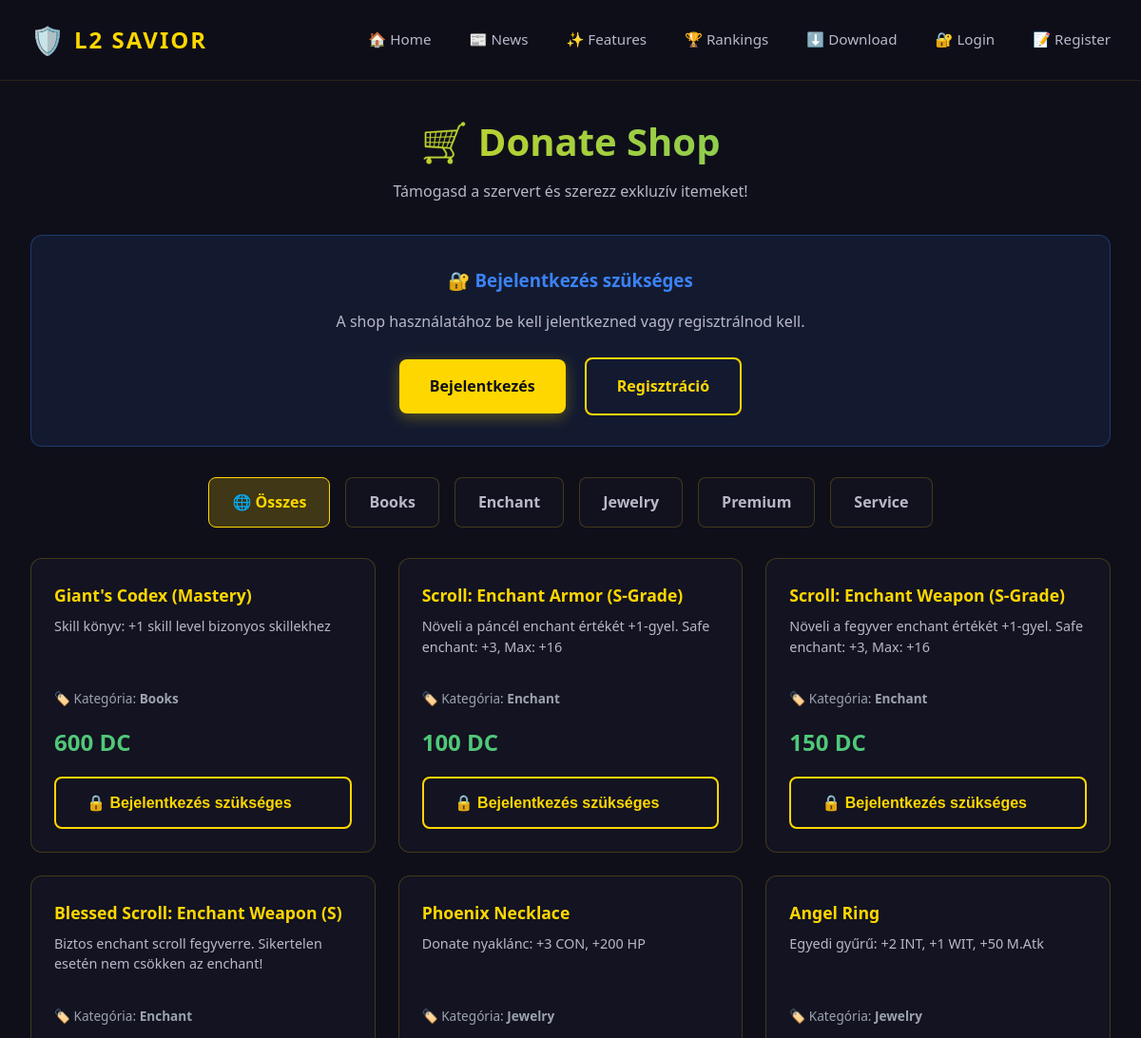
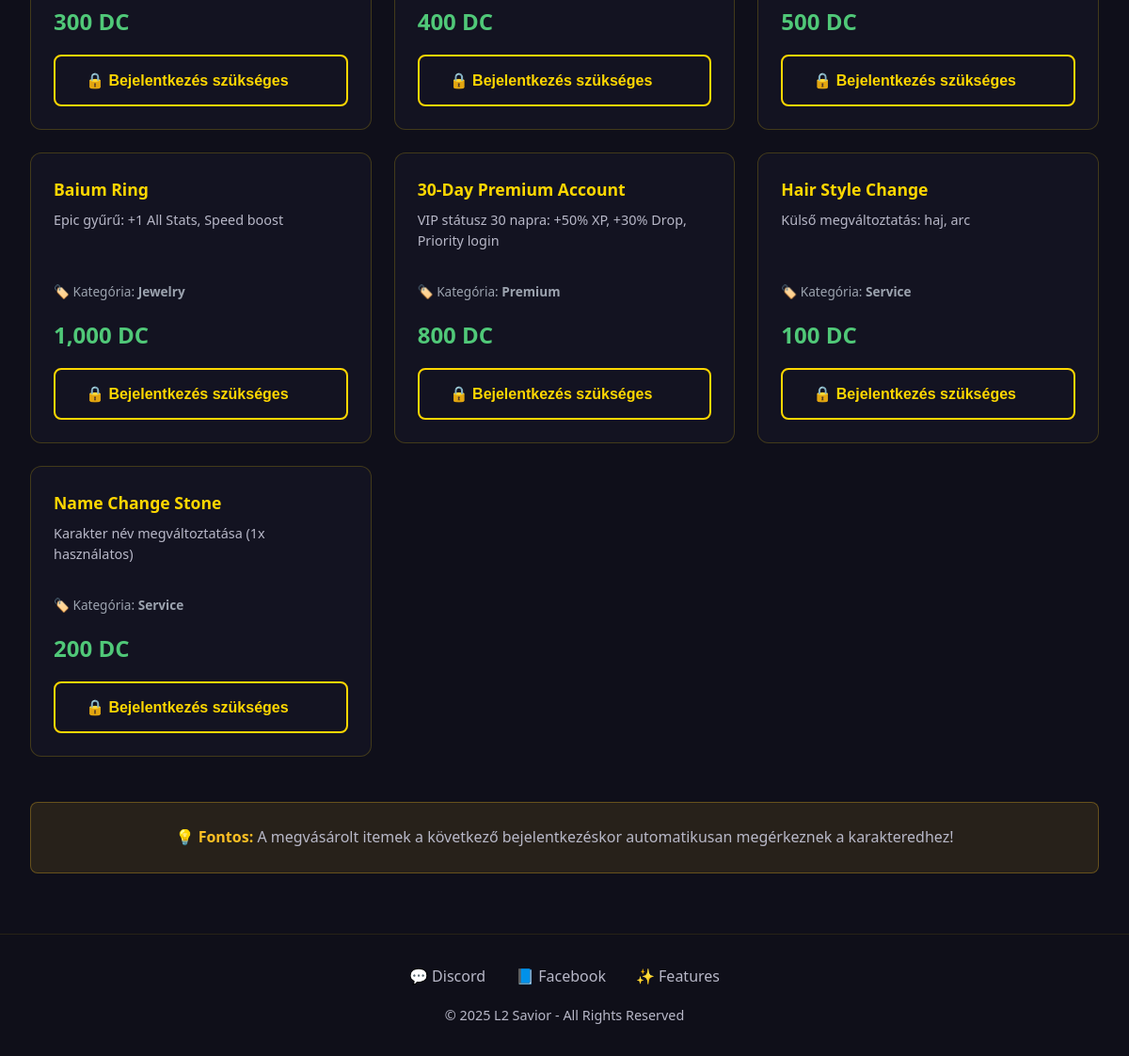
The page /shop.php on the database its author committed (2 pictures, top to bottom).
### tables this page shows
CREATE TABLE IF NOT EXISTS `shop_items` (
  `id` int(11) NOT NULL AUTO_INCREMENT,
  `item_name` varchar(100) NOT NULL,
  `description` text,
  `item_id` int(11) NOT NULL COMMENT 'L2 item ID',
  `enchant` int(11) DEFAULT 0,
  `quantity` int(11) DEFAULT 1,
  `price` int(11) NOT NULL COMMENT 'Ár donate coinban',
  `category` varchar(50) NOT NULL,
  `image_url` varchar(255) DEFAULT NULL,
  `available` tinyint(1) NOT NULL DEFAULT 1,
  `created_at` timestamp NOT NULL DEFAULT CURRENT_TIMESTAMP,
  PRIMARY KEY (`id`)
);

### shop.php (the view, shortened to what this page needs)
<?php
require_once 'php/db.php';
$category = $_GET['category'] ?? 'all';
try {
    $pdoGS = getDBConnection(DB_GS);
    if ($category === 'all') {
        $stmt = $pdoGS->query("SELECT * FROM shop_items WHERE available = 1 ORDER BY category, price");
    } else {
        $stmt = $pdoGS->prepare("SELECT * FROM shop_items WHERE available = 1 AND category = ? ORDER BY price");
        $stmt->execute([$category]);
    }
    $shopItems = $stmt->fetchAll();
    $stmtCat = $pdoGS->query("SELECT DISTINCT category FROM shop_items WHERE available = 1 ORDER BY category");
    $categories = $stmtCat->fetchAll(PDO::FETCH_COLUMN);
} catch (PDOException $e) {
    $shopItems = [];
    $categories = [];
}
include 'includes/header.php';
?>
<div class="shop-container">
    <div class="shop-header">
        <h1>🛒 Donate Shop</h1>
        <p style="color: #b8b8c8; margin-bottom: 1rem;">Támogasd a szervert és szerezz exkluzív itemeket!</p>
    </div>
    <?php if (!$isLoggedIn): ?>
        <div class="guest-notice">
            <h3 style="color: #3b82f6; margin-bottom: 1rem;">🔐 Bejelentkezés szükséges</h3>
            <p style="color: #b8b8c8; margin-bottom: 1.5rem;">A shop használatához be kell jelentkezned vagy regisztrálnod kell.</p>
            <a href="login.php" class="btn btn-primary" style="margin-right: 1rem;">Bejelentkezés</a>
            <a href="register.php" class="btn btn-secondary">Regisztráció</a>
        </div>
    <?php endif; ?>
    <?php if (!empty($categories)): ?>
        <div class="filter-tabs">
            <a href="shop.php?category=all" class="filter-tab <?php echo $category === 'all' ? 'active' : ''; ?>">
                🌐 Összes
            </a>
            <?php foreach ($categories as $cat): ?>
                <a href="shop.php?category=<?php echo urlencode($cat); ?>" class="filter-tab <?php echo $category === $cat ? 'active' : ''; ?>">
                    <?php echo htmlspecialchars($cat); ?>
                </a>
            <?php endforeach; ?>
        </div>
    <?php endif; ?>
    <?php if (!empty($shopItems)): ?>
        <div class="shop-grid">
            <?php foreach ($shopItems as $item): ?>
                <div class="shop-item">
                    <h3><?php echo htmlspecialchars($item['item_name']); ?></h3>
                    <?php if ($item['description']): ?>
                        <div class="description"><?php echo htmlspecialchars($item['description']); ?></div>
                    <?php endif; ?>
                    <div class="details">
                        🏷️ Kategória: <strong><?php echo htmlspecialchars($item['category']); ?></strong>
                    </div>
                    <div class="price"><?php echo number_format($item['price']); ?> DC</div>
                    <?php if ($isLoggedIn): ?>
                        <form action="shop_buy.php" method="POST" onsubmit="return confirm('Biztos megveszed: <?php echo htmlspecialchars($item['item_name']); ?>?\nÁr: <?php echo $item['price']; ?> DC')">
                            <input type="hidden" name="item_id" value="<?php echo $item['id']; ?>">
                            <button type="submit" class="btn btn-primary" style="width: 100%;">
                                🛒 Vásárlás
                            </button>
                        </form>
                    <?php else: ?>
                        <button class="btn btn-secondary" style="width: 100%;" disabled>
                            🔒 Bejelentkezés szükséges
                        </button>
                    <?php endif; ?>
                </div>
            <?php endforeach; ?>
        </div>
    <?php else: ?>
        <div style="text-align: center; padding: 3rem; background: rgba(21, 21, 35, 0.6); border-radius: 12px; color: #9ca3af;">
            Jelenleg nincsenek elérhető itemek ebben a kategóriában.
        </div>
    <?php endif; ?>
    <div style="background: rgba(251, 191, 36, 0.1); border: 1px solid rgba(251, 191, 36, 0.3); padding: 1.5rem; border-radius: 8px; margin-top: 2rem; color: #b8b8c8; text-align: center;">
        <strong style="color: #fbbf24;">💡 Fontos:</strong> A megvásárolt itemek a következő bejelentkezéskor automatikusan megérkeznek a karakteredhez!
    </div>
</div>
<?php include 'includes/footer.php'; ?>

### includes/header.php (shortened to what this page needs)
<?php
$isLoggedIn = isset($_SESSION['logged_in']) && $_SESSION['logged_in'] === true;
$username = $_SESSION['username'] ?? '';
$isAdmin = isset($_SESSION['access_level']) && $_SESSION['access_level'] >= 100;
?>
<!DOCTYPE html>
<html lang="hu">
<head>
    <link rel="stylesheet" href="css/style.css">
    <link rel="stylesheet" href="css/animations.css">
</head>
<body>
    <nav>
        <div class="container">
            <div class="logo">L2 SAVIOR</div>
            <ul id="nav-menu">
                <li><a href="index.php">🏠 Home</a></li>
		<li><a href="news.php">📰 News</a></li>
                <li><a href="features.php">✨ Features</a></li>
                <li><a href="rankings.php">🏆 Rankings</a></li>
                <li><a href="download.php">⬇️ Download</a></li>
                <?php if ($isLoggedIn): ?>
                    <li><a href="shop.php">🛒 Shop</a></li>
                    <li><a href="account.php">👤 <?php echo htmlspecialchars($username); ?></a></li>
                    <?php if ($isAdmin): ?>
                        <li><a href="admin/index.php" style="color: #ff6b6b;">⚙️ Admin</a></li>
                    <?php endif; ?>
                    <li><a href="logout.php">🚪 Logout</a></li>
                <?php else: ?>
                    <li><a href="login.php">🔐 Login</a></li>
                    <li><a href="register.php">📝 Register</a></li>
                <?php endif; ?>
            </ul>
        </div>
    </nav>

### includes/footer.php (shortened to what this page needs)
    <footer>
        <div style="display: flex; justify-content: center; gap: 2rem; flex-wrap: wrap; margin-bottom: 1rem;">
            <a href="https://discord.gg/yourdiscord" target="_blank" style="color: #b8b8c8; text-decoration: none; transition: color 0.3s;" onmouseover="this.style.color='#ffd700'" onmouseout="this.style.color='#b8b8c8'">
                💬 Discord
            </a>
            <a href="https://facebook.com/yourpage" target="_blank" style="color: #b8b8c8; text-decoration: none; transition: color 0.3s;" onmouseover="this.style.color='#ffd700'" onmouseout="this.style.color='#b8b8c8'">
                📘 Facebook
            </a>
            <a href="features.php" style="color: #b8b8c8; text-decoration: none; transition: color 0.3s;" onmouseover="this.style.color='#ffd700'" onmouseout="this.style.color='#b8b8c8'">
                ✨ Features
            </a>
        </div>
        <p>&copy; 2025 L2 Savior - All Rights Reserved</p>
    </footer>
</body>
</html>

### css/style.css (style rules this page uses)
* { margin: 0; padding: 0; box-sizing: border-box; }
body { font-family: 'Segoe UI', Tahoma, Geneva, Verdana, sans-serif; background: #0f0f1a; color: #b8b8c8; line-height: 1.6; min-height: 100vh; }
nav { background: rgba(15, 15, 26, 0.95); border-bottom: 1px solid rgba(255, 215, 0, 0.1); padding: 1.2rem 0; position: sticky; top: 0; z-index: 100; backdrop-filter: blur(10px); }
nav .container { max-width: 1400px; margin: 0 auto; display: flex; justify-content: space-between; align-items: center; padding: 0 2rem; }
nav .logo { display: flex; align-items: center; gap: 0.5rem; font-size: 1.5rem; font-weight: bold; color: #ffd700; text-transform: uppercase; letter-spacing: 2px; }
nav .logo::before { content: '🛡️'; font-size: 1.8rem; }
nav ul { list-style: none; display: flex; gap: 2.5rem; align-items: center; }
nav a { color: #b8b8c8; text-decoration: none; transition: color 0.3s; font-size: 0.95rem; }
.container { max-width: 1400px; margin: 0 auto; padding: 0 2rem; }
.btn { display: inline-flex; align-items: center; gap: 0.5rem; padding: 1rem 2rem; text-decoration: none; border-radius: 8px; font-weight: 600; font-size: 1rem; transition: all 0.3s; border: none; cursor: pointer; }
.btn-primary { background: #ffd700; color: #0f0f1a; box-shadow: 0 4px 15px rgba(255, 215, 0, 0.3); }
.btn-secondary { background: transparent; border: 2px solid #ffd700; color: #ffd700; }
footer { background: rgba(15, 15, 26, 0.95); border-top: 1px solid rgba(255, 215, 0, 0.1); text-align: center; padding: 2rem; margin-top: 4rem; }
footer p { color: #b8b8c8; font-size: 0.9rem; }
@media (min-width: 769px) { nav ul { display: flex !important; position: static !important; width: auto !important; height: auto !important; background: none !important; flex-direction: row !important; } }

### css/animations.css (style rules this page uses)
html { scroll-behavior: smooth; }
.fade-in { animation: fadeIn 0.5s ease-in; }
.btn { transition: all 0.3s ease; position: relative; overflow: hidden; }
.btn::before { content: ''; position: absolute; top: 50%; left: 50%; width: 0; height: 0; border-radius: 50%; background: rgba(255, 255, 255, 0.1); transform: translate(-50%, -50%); transition: width 0.5s, height 0.5s; }

### shop.php (style rules this page uses)
.shop-container { max-width: 1400px; margin: 2rem auto; padding: 0 2rem; }
.shop-header { text-align: center; margin-bottom: 2rem; }
.shop-header h1 { background: linear-gradient(90deg, #ffd700, #50c878); -webkit-background-clip: text; -webkit-text-fill-color: transparent; font-size: 2.5rem; font-weight: 800; margin-bottom: 0.5rem; }
.filter-tabs { display: flex; justify-content: center; gap: 1rem; margin-bottom: 2rem; flex-wrap: wrap; }
.filter-tab { padding: 0.8rem 1.5rem; background: rgba(21, 21, 35, 0.6); border: 1px solid rgba(255, 215, 0, 0.2); border-radius: 8px; color: #b8b8c8; text-decoration: none; transition: all 0.3s; font-weight: 600; }
.filter-tab:hover, .filter-tab.active { background: rgba(255, 215, 0, 0.2); border-color: #ffd700; color: #ffd700; }
.shop-grid { display: grid; grid-template-columns: repeat(auto-fill, minmax(280px, 1fr)); gap: 1.5rem; margin-bottom: 3rem; }
.shop-item { background: rgba(21, 21, 35, 0.8); border: 1px solid rgba(255, 215, 0, 0.2); border-radius: 12px; padding: 1.5rem; transition: all 0.3s; }
.shop-item h3 { color: #ffd700; margin-bottom: 0.5rem; font-size: 1.1rem; }
.shop-item .description { color: #b8b8c8; font-size: 0.9rem; margin-bottom: 1rem; line-height: 1.5; min-height: 60px; }
.shop-item .price { font-size: 1.5rem; color: #50c878; font-weight: 900; margin-bottom: 1rem; }
.shop-item .details { color: #9ca3af; font-size: 0.85rem; margin-bottom: 1rem; }
.guest-notice { background: rgba(59, 130, 246, 0.1); border: 1px solid rgba(59, 130, 246, 0.3); padding: 2rem; border-radius: 12px; text-align: center; margin-bottom: 2rem; }

### rows shown on the page
shop_items: item_name "Giant's Codex (Mastery)", description "Skill könyv: +1 skill level bizonyos skillekhez", category "Books", price "600"
shop_items: item_name "Scroll: Enchant Armor (S-Grade)", description "Növeli a páncél enchant értékét +1-gyel. Safe enchant: +3, Max: +16", category "Enchant", price "100"
shop_items: item_name "Scroll: Enchant Weapon (S-Grade)", description "Növeli a fegyver enchant értékét +1-gyel. Safe enchant: +3, Max: +16", category "Enchant", price "150"
shop_items: item_name "Blessed Scroll: Enchant Weapon (S)", description "Biztos enchant scroll fegyverre. Sikertelen esetén nem csökken az enchant!", category "Enchant", price "300"
shop_items: item_name "Phoenix Necklace", description "Donate nyaklánc: +3 CON, +200 HP", category "Jewelry", price "400"
shop_items: item_name "Angel Ring", description "Egyedi gyűrű: +2 INT, +1 WIT, +50 M.Atk", category "Jewelry", price "500"
shop_items: item_name "Baium Ring", description "Epic gyűrű: +1 All Stats, Speed boost", category "Jewelry", price "1,000"
shop_items: item_name "30-Day Premium Account", description "VIP státusz 30 napra: +50% XP, +30% Drop, Priority login", category "Premium", price "800"
shop_items: item_name "Hair Style Change", description "Külső megváltoztatás: haj, arc", category "Service", price "100"
shop_items: item_name "Name Change Stone", description "Karakter név megváltoztatása (1x használatos)", category "Service", price "200"

### other values the page prints
$cat "Books"
$cat "Enchant"
$cat "Jewelry"
$cat "Premium"
$cat "Service"
